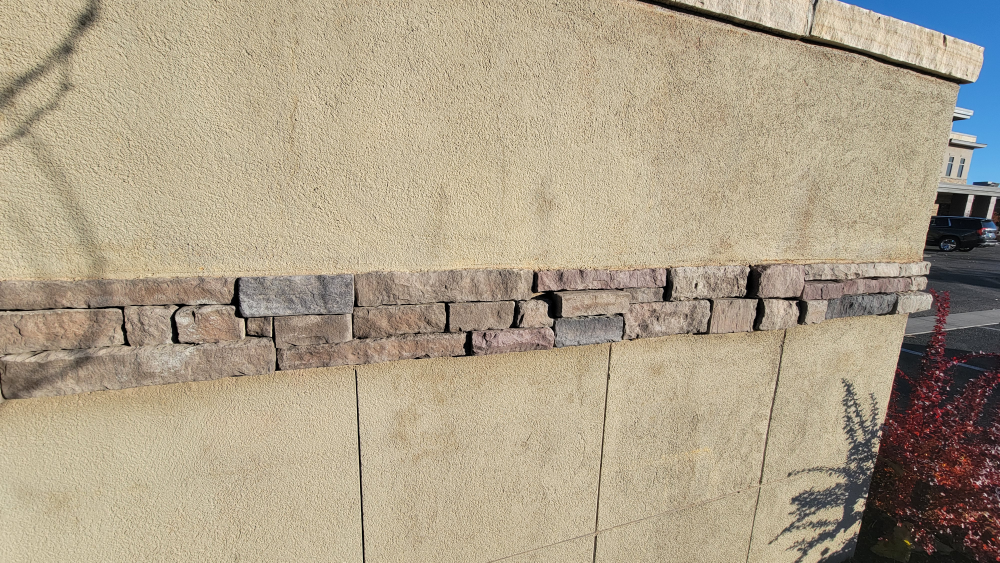
#> input picture photos/textures2/stucco-stone-band.jpg, 4000 x 2252 px, given in place of stacked-stone.jpg, which was not available (shown at 1/4 size)
$ python tex_60.py
#> lines starting #> are read from the running program, lines starting #| are printed output that depends on the picture
"""Texture library (queue item 60, photos/textures2/). Seamless tiles with matching normal maps (from the tile's own
shading) for new builds and the polish pass.
  tx_stone      stacked-stone veneer (stacked-stone)           tx_rock     big weathered stone block face (stone-closeup)
  tx_stucco     tan stucco (stucco-stone-band, above the band) tx_band     the band's dark stacked stones, a 1-D strip
  tx_fins       white ribbed metal wall panel (white-fins)     tx_mulch    wood-chip mulch (mulch-curb-shrub)
  tx_drygrass   patchy dry grass on sandy dirt                 tx_dirt     bare sandy dirt with pebbles
  each with <name>_n.png (tangent-space normal map)
"""
import os, numpy as np, cv2
from PIL import Image
OUT = "assets/textures"; ROT = {3: Image.ROTATE_180, 6: Image.ROTATE_270, 8: Image.ROTATE_90}
def load(n):
#> called with n = 'stacked-stone'
    im = Image.open(f"photos/textures2/{n}.jpg"); o = im.getexif().get(274, 1)
#> in load, im is the input picture: PIL image 4000x2252 RGB; mean R, G, B 173.8, 160.8, 138
#> after `o = im.getexif().get(274, 1)`: o = 1
    if o in ROT: im = im.transpose(ROT[o])
    return cv2.cvtColor(np.asarray(im.convert("RGB")), cv2.COLOR_RGB2BGR)
def crop(im, x0, y0, x1, y1): H, W = im.shape[:2]; return im[int(y0 * H):int(y1 * H), int(x0 * W):int(x1 * W)]
#> called with x0 = 0, y0 = 0.05, x1 = 1, y1 = 0.95
#> after `H, W = im.shape[:2]`: H = 2252; W = 4000
def seamless(p, size, flat=8, axis="both"):
#> called with size = (512, 1024), flat = 10, axis = 'both'
    p = cv2.resize(p, size, interpolation=cv2.INTER_AREA).astype(np.float32); w, h = size
#> after `p = cv2.resize(p, size, interpolation=cv2.INTER_AREA).astype(np.float3`:
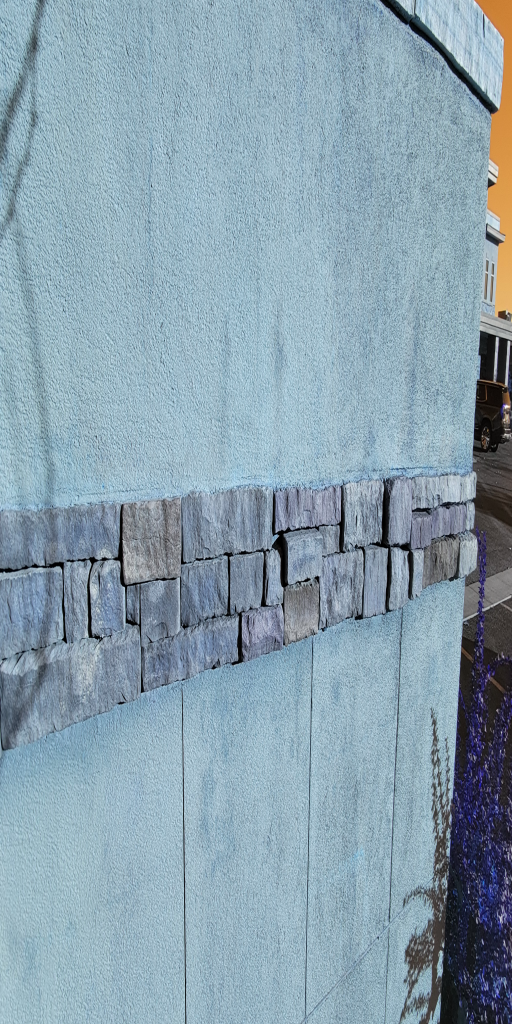
#> p: shape (1024, 512, 3) float32; mean of channels 0, 1, 2 137.8, 160.9, 174.5; drawn as R, G, B
#> after `w, h = size`: w = 512; h = 1024
    r = np.roll(np.roll(p, h // 2 if axis != "x" else 0, 0), w // 2 if axis != "y" else 0, 1)
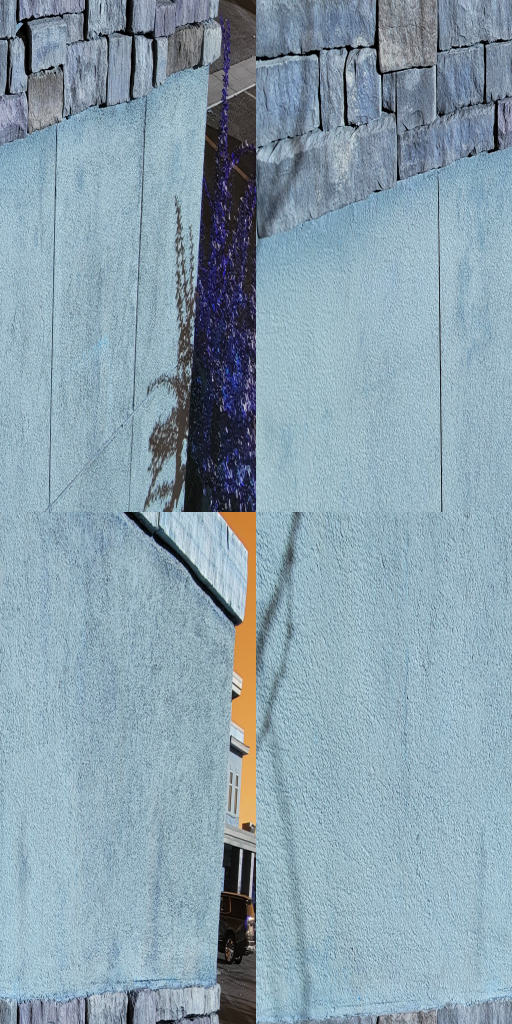
#> r: shape (1024, 512, 3) float32; mean of channels 0, 1, 2 137.8, 160.9, 174.5; drawn as R, G, B
    wx = np.minimum(np.minimum(np.arange(w), w - 1 - np.arange(w)) / (w / 2), 1) if axis != "y" else np.ones(w)
#> wx = 512 values, max 0.996 at index 255, min 0 at index 0, mean 0.498
    wy = np.minimum(np.minimum(np.arange(h), h - 1 - np.arange(h)) / (h / 2), 1) if axis != "x" else np.ones(h)
#> wy = 1024 values, max 0.998 at index 511, min 0 at index 0, mean 0.499
    m = np.minimum(wy[:, None], wx[None, :])[:, :, None] ** 0.6
    out = p * m + r * (1 - m)
    if flat: low = cv2.GaussianBlur(out, (0, 0), w / flat); out = out - low + low.mean((0, 1))
    return out.clip(0, 255).astype(np.uint8)
#> returned value: shape (1024, 512, 3)
def normal(img, strength=3.0, blur=1.2):
#> called with strength = 4, blur = 1.2
    g = cv2.GaussianBlur(cv2.cvtColor(img, cv2.COLOR_BGR2GRAY).astype(np.float32) / 255, (0, 0), blur)
    dx = (np.roll(g, -1, 1) - np.roll(g, 1, 1)) * 2; dy = (np.roll(g, -1, 0) - np.roll(g, 1, 0)) * 2   # wraps, so the normal map tiles too
    n = np.dstack([-dx * strength, dy * strength, np.ones_like(g)]); n /= np.linalg.norm(n, axis=2, keepdims=True)
    return ((n * 0.5 + 0.5) * 255).astype(np.uint8)[:, :, ::-1]   # RGB -> BGR for cv2
def save(n, a, s=3.0): cv2.imwrite(os.path.join(OUT, n + ".png"), a); cv2.imwrite(os.path.join(OUT, n + "_n.png"), normal(a, s)); print("wrote", n)
#| wrote tx_stone
save("tx_stone", seamless(crop(load("stacked-stone"), 0.0, 0.05, 1.0, 0.95), (512, 1024), 10), 4)
save("tx_rock", seamless(crop(load("stone-closeup"), 0.05, 0.08, 0.95, 0.65), (512, 512), 8), 3)
#> call 2 of load, with n = 'stone-closeup'
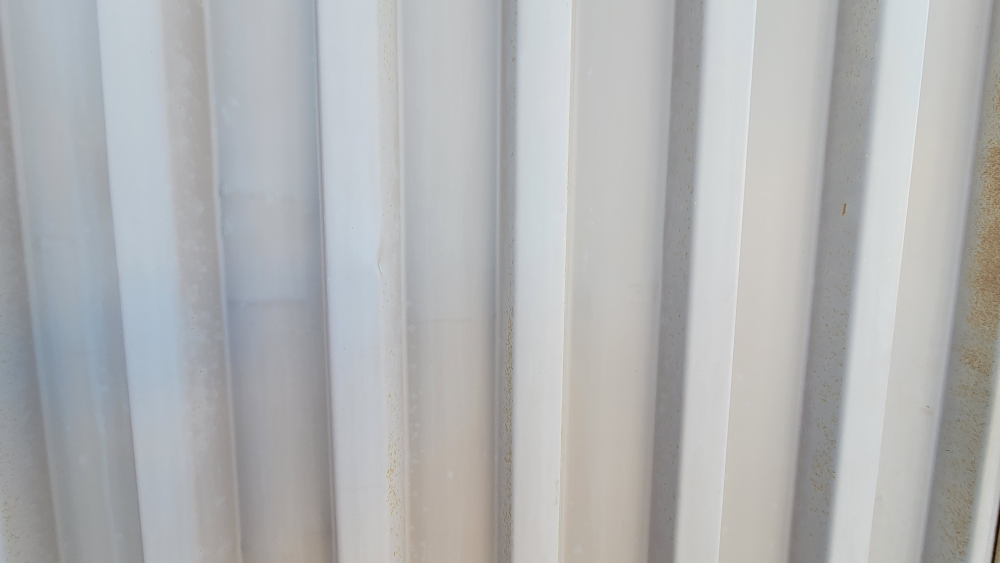
#> input picture photos/textures2/white-fins.jpg, 4000 x 2252 px, given in place of stone-closeup.jpg, which was not available (shown at 1/4 size)
#> in load, im is the input picture: PIL image 4000x2252 RGB; mean R, G, B 177, 178.5, 179.4
#> call 2 of seamless, with size = (512, 512), flat = 8, axis = 'both'
#> in seamless (call 2), `p = cv2.resize(p, size, interpolation=cv2.INTER_AREA).astype(np.float3`:
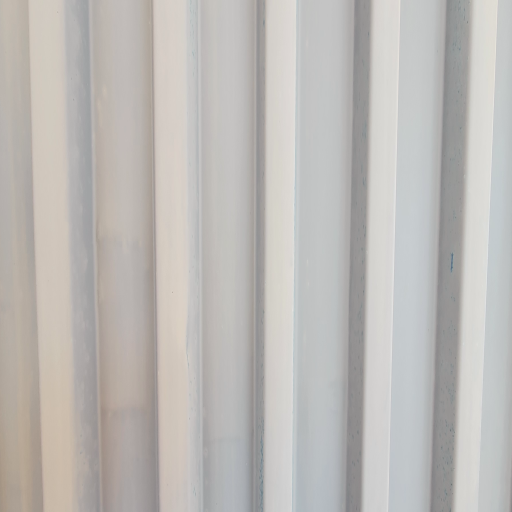
#> p: shape (512, 512, 3) float32; mean of channels 0, 1, 2 188.5, 185.7, 182.5; drawn as R, G, B
#> in seamless (call 2), `w, h = size`: h = 512
#> in seamless (call 2), `r = np.roll(np.roll(p, h // 2 if axis != "x" else 0, 0), w // 2 if axi..`:
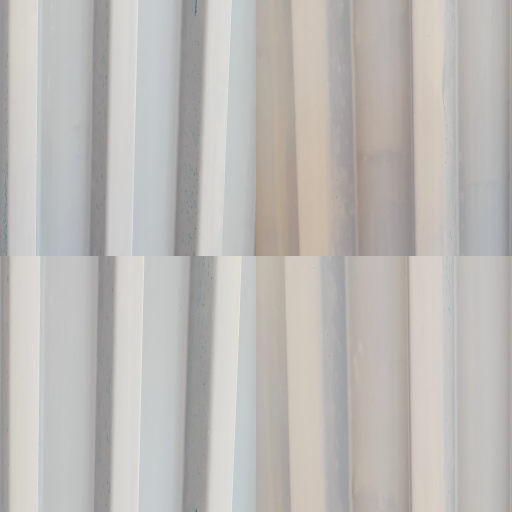
#> r: shape (512, 512, 3) float32; mean of channels 0, 1, 2 188.5, 185.7, 182.5; drawn as R, G, B
#> in seamless (call 2), `wy = np.minimum(np.minimum(np.arange(h), h - 1 - np.arange(h)) / (h / ..`: wy has the same summary as wx
#| wrote tx_rock
sb = load("stucco-stone-band")
save("tx_stucco", seamless(crop(sb, 0.02, 0.12, 0.42, 0.46), (512, 512), 6), 2)
#| wrote tx_stucco
H, W = sb.shape[:2]   # the band runs at an angle in the photo: square it up (corners of the band's top + bottom edges)
#> H = 2252; W = 4000
src = np.float32([[0.0 * W, 0.505 * H], [0.92 * W, 0.47 * H], [0.92 * W, 0.565 * H], [0.0 * W, 0.70 * H]])
band = cv2.warpPerspective(sb, cv2.getPerspectiveTransform(src, np.float32([[0, 0], [1600, 0], [1600, 200], [0, 200]])), (1600, 200))
save("tx_band", seamless(band, (1024, 128), 0, "x"), 4)
#> call 4 of seamless, with size = (1024, 128), flat = 0, axis = 'x'
#> in seamless (call 4), `p = cv2.resize(p, size, interpolation=cv2.INTER_AREA).astype(np.float3`:
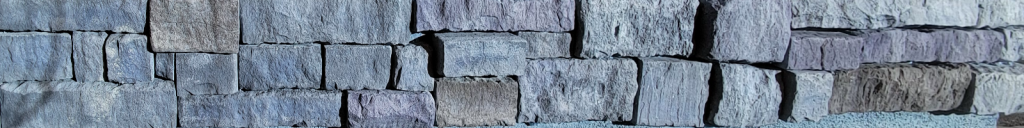
#> p: shape (128, 1024, 3) float32; mean of channels 0, 1, 2 120, 132.9, 148.4; drawn as R, G, B
#> in seamless (call 4), `r = np.roll(np.roll(p, h // 2 if axis != "x" else 0, 0), w // 2 if axi..`:
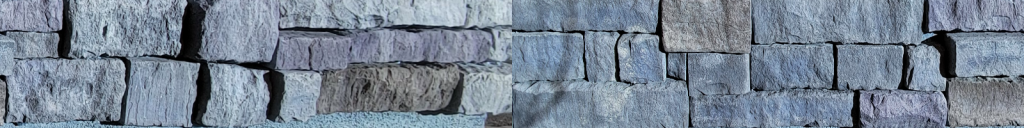
#> r: shape (128, 1024, 3) float32; mean of channels 0, 1, 2 120, 132.9, 148.4; drawn as R, G, B
#| wrote tx_band
save("tx_fins", seamless(crop(load("white-fins"), 0.0, 0.2, 1.0, 0.8), (512, 512), 0, "y"), 5)
#| wrote tx_fins
mu = load("mulch-curb-shrub")
save("tx_mulch", seamless(crop(mu, 0.02, 0.33, 0.98, 0.62), (512, 512), 8), 3)
#| wrote tx_mulch
#> (the run stopped early here; a loop or call above may not have finished)
